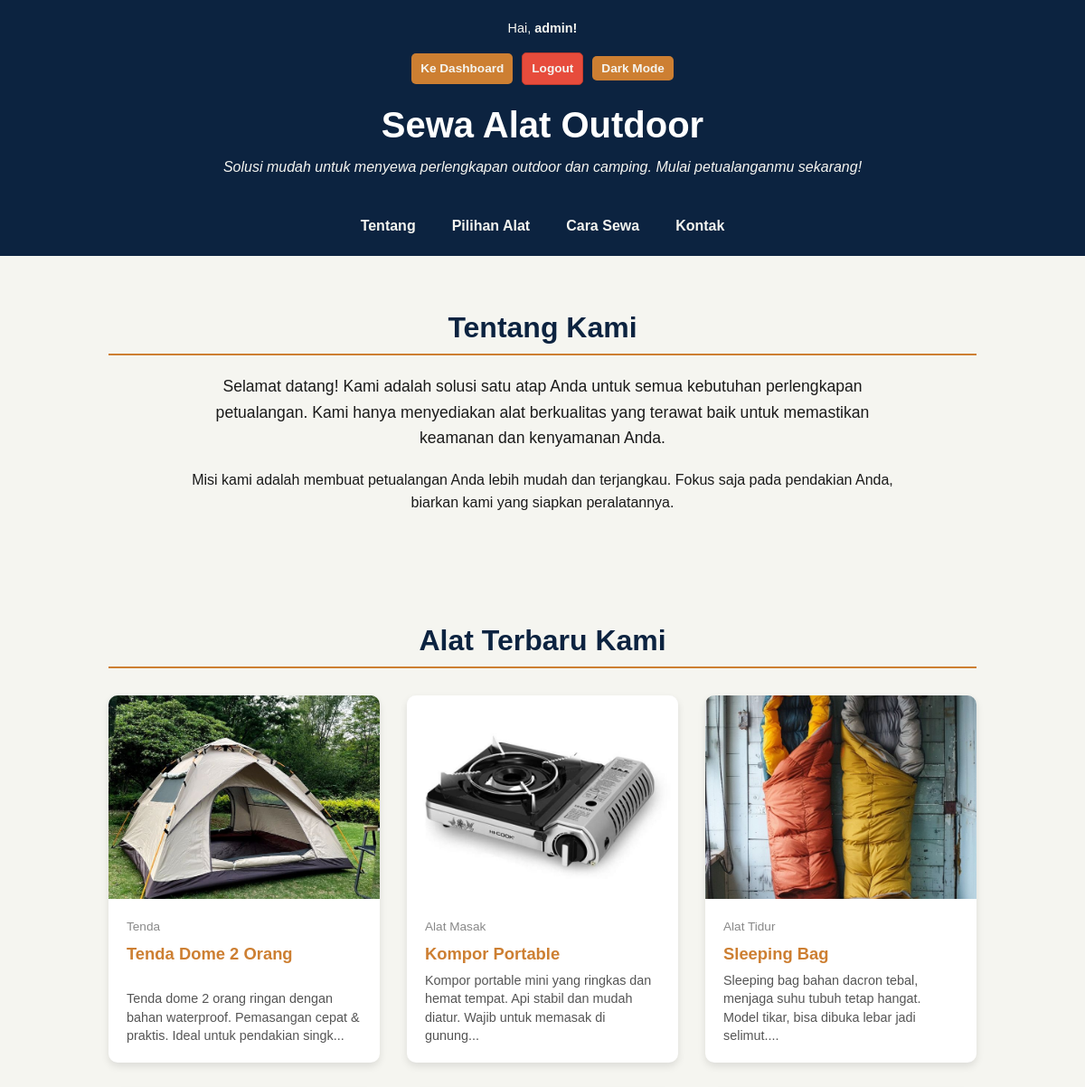
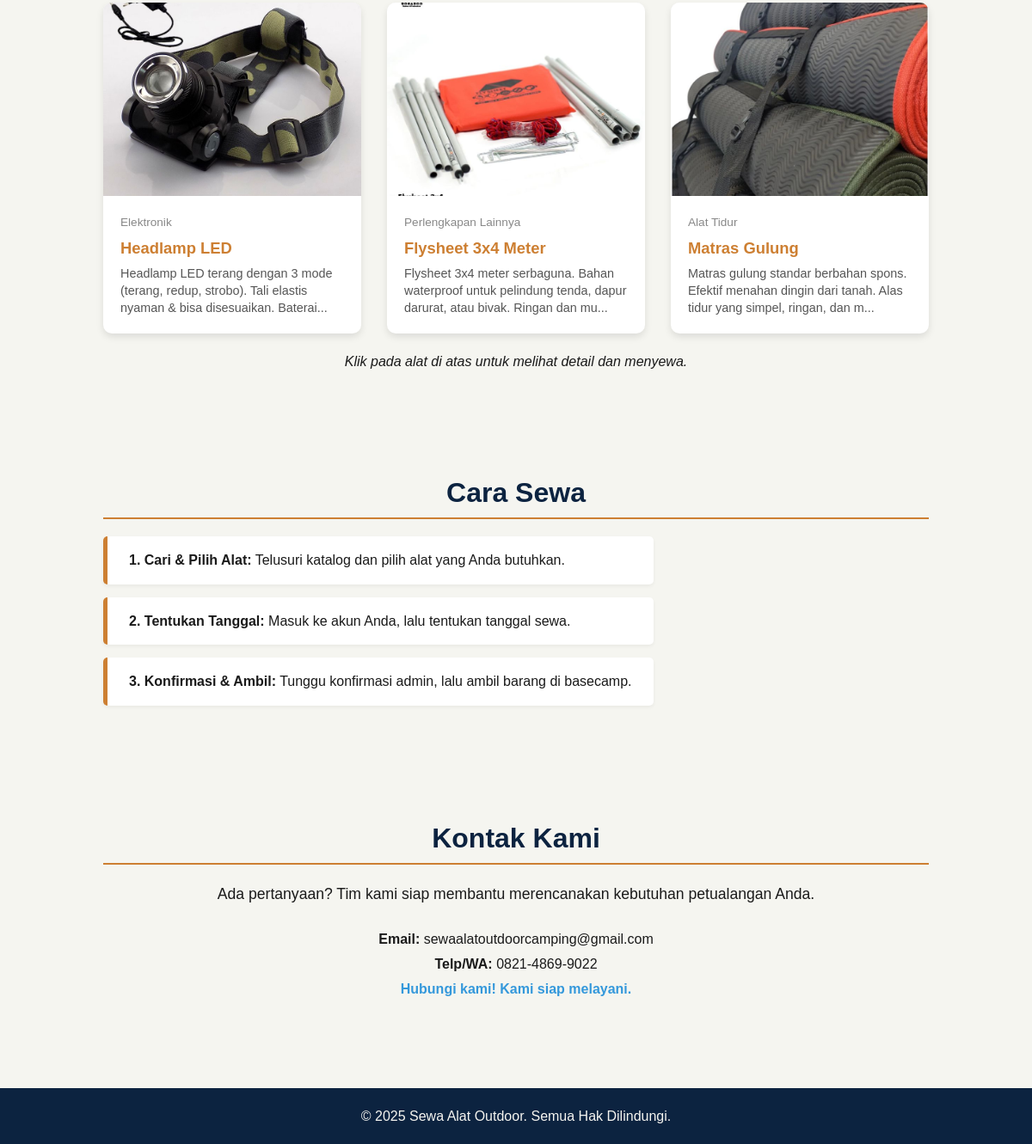
The page /user/catalog.php (signed in) on the database its author committed (2 pictures, top to bottom).
### tables this page shows
CREATE TABLE IF NOT EXISTS items (
  id INT AUTO_INCREMENT PRIMARY KEY,
  title VARCHAR(255) NOT NULL,
  id_kategori INT NULL DEFAULT NULL,
  description TEXT,
  image VARCHAR(255) NULL DEFAULT NULL,
  created_at TIMESTAMP DEFAULT CURRENT_TIMESTAMP,
  updated_at TIMESTAMP DEFAULT CURRENT_TIMESTAMP ON UPDATE CURRENT_TIMESTAMP,
  
  CONSTRAINT fk_items_categories
    FOREIGN KEY (id_kategori)
    REFERENCES categories(id_kategori)
    ON DELETE SET NULL
    ON UPDATE CASCADE
);

CREATE TABLE IF NOT EXISTS categories (
  id_kategori INT AUTO_INCREMENT PRIMARY KEY,
  nama_kategori VARCHAR(100) NOT NULL UNIQUE
);

### user/catalog.php (the view, shortened to what this page needs)
<?php
require '../config/config.php';
try {
    $stmt = $pdo->query("
        SELECT items.*, categories.nama_kategori
        FROM items
        LEFT JOIN categories ON items.id_kategori = categories.id_kategori
        ORDER BY items.created_at DESC
        LIMIT 6
    ");
    $items = $stmt->fetchAll();
} catch (PDOException $e) {
    $items = [];
    $error_db = "Gagal memuat data alat.";
}
?>
<!doctype html>
<html lang="id">
<head>
    <link rel="stylesheet" href="../public/css/style.css">
    </head>
    <body>
    <header class="header">
        <div class="container header-container">
        <div class="header-controls">
            <?php if (isset($_SESSION['user_id'])): ?>
                <span class="welcome-user">
                    Hai, <b><?php echo htmlspecialchars($_SESSION['username']); ?>!</b>
                </span>
                <?php if ($_SESSION['role'] == 'admin'): ?>
                    <a href="../admin/dashboard.php" class="login-link-header">Ke Dashboard</a>
                <?php endif; ?>
                <a href="../auth/logout.php" class="login-link-header logout">Logout</a>
            <?php else: ?>
                <a href="../auth/register.php" class="login-link-header"><b>Register</b></a>
                <a href="../auth/login.php" class="login-link-header"><b>Login</b></a>
            <?php endif; ?>
            <button class="dark-mode-toggle" id="darkModeToggle">Dark Mode</button>
        </div>
        <h1 class="logo">Sewa Alat Outdoor</h1>
        <p class="tagline">Perlengkapan lengkap untuk petualangan Anda. Mudah & Terpercaya.</p>
        <nav class="navigation">
            <ul class="nav-list">
            <li class="nav-item"><a href="#about" class="nav-link">Tentang</a></li>
            <li class="nav-item"><a href="#services" class="nav-link">Pilihan Alat</a></li>
            <li class="nav-item"><a href="#how" class="nav-link">Cara Sewa</a></li>
            <li class="nav-item"><a href="#contact" class="nav-link">Kontak</a></li>
            </ul>
        </nav>
        </div>
    </header>
    <main>
        <section id="about" class="section">
        <div class="container">
            <h2 class="section-title">Tentang Kami</h2>
            <p style="font-size: 1.1em; max-width: 800px; margin: 0 auto 20px auto;">
                Selamat datang! Kami adalah solusi satu atap Anda untuk semua kebutuhan perlengkapan petualangan.
                Kami hanya menyediakan alat berkualitas yang terawat baik untuk memastikan keamanan dan kenyamanan Anda.
            </p>
            <p style="max-width: 800px; margin: 0 auto;">
                Misi kami adalah membuat petualangan Anda lebih mudah dan terjangkau.
                Fokus saja pada pendakian Anda, biarkan kami yang siapkan peralatannya.
            </p>
        </div>
        </section>
        <section id="services" class="section">
        <div class="container">
            <h2 class="section-title">Alat Terbaru Kami</h2>
            <?php if (isset($error_db)): ?>
                <p style="text-align: center; color: red;"><?php echo $error_db; ?></p>
            <?php elseif (empty($items)): ?>
                <p style="text-align: center;">Belum ada alat yang tersedia untuk disewa.</p>
            <?php else: ?>
                <div class="product-card-grid">
                    <?php foreach ($items as $item): ?>
                    <a href="detail.php?id=<?php echo $item['id']; ?>" class="card product-card service-card">
                        <?php
                        $image_path = UPLOAD_DIR . htmlspecialchars($item['image'] ?? '');
                        if (!empty($item['image']) && file_exists($image_path)):
                        ?>
                            <img src="<?php echo $image_path; ?>" alt="<?php echo htmlspecialchars($item['title']); ?>" class="product-card-img">
                        <?php else: ?>
                            <div class="product-card-img-placeholder">
                                <span>Tidak Ada Gambar</span>
                            </div>
                        <?php endif; ?>
                        <div class="product-card-body">
                            <span class="product-card-category"><?php echo htmlspecialchars($item['nama_kategori'] ?? 'N/A'); ?></span>
                            <h3 class="card-title"><?php echo htmlspecialchars($item['title']); ?></h3>
                            <p class="card-description">
                                <?php
                                $desc = htmlspecialchars($item['description'] ?? '');
                                if (strlen($desc) > 110) {
                                    echo substr($desc, 0, 110) . '...';
                                } else {
                                    echo $desc ?: 'Klik untuk detail...';
                                }
                                ?>
                            </p>
                        </div>
                    </a>
                    <?php endforeach; ?>
                </div>
            <?php endif; ?>
        </div>
        </section>
        <section id="how" class="section">
        <div class="container">
            <h2 class="section-title">Cara Sewa</h2>
            <ol class="how-list">
            <li class="how-item"><b>1. Cari & Pilih Alat:</b> Telusuri katalog dan pilih alat yang Anda butuhkan.</li>
            <li class="how-item"><b>2. Tentukan Tanggal:</b> Masuk ke akun Anda, lalu tentukan tanggal sewa.</li>
            <li class="how-item"><b>3. Konfirmasi & Ambil:</b> Tunggu konfirmasi admin, lalu ambil barang di basecamp.</li>
            </ol>
        </div>
        </section>
        <section id="contact" class="section">
        <div class="container">
            <h2 class="section-title">Kontak Kami</h2>
            <p style="font-size: 1.1em; margin-bottom: 25px;">
                Ada pertanyaan? Tim kami siap membantu merencanakan kebutuhan petualangan Anda.
            </p>
            <address class="contact-address" style="font-style: normal; line-height: 1.8;">
                <p><b>Email:</b> sewaalatoutdoorcamping@gmail.com</p>
                <p><b>Telp/WA:</b> 0821-4869-9022</p>
                <p id="contact-status"></p>
            </address>
        </div>
        </section>
    </main>
    <footer class="footer">
        <div class="container">
        <p>&copy; <?php echo date('Y'); ?> Sewa Alat Outdoor. Semua Hak Dilindungi.</p>
        </div>
    </footer>
</body>
</html>

### public/css/style.css (style rules this page uses)
* { margin: 0; padding: 0; box-sizing: border-box; }
html, body { overflow-x: hidden; width: 100%; }
:root { --primary-color: #0C2340; --secondary-color: #CD7F32; --tertiary-color: #5D4037; --light-color: #F5F5F0; --text-color: #1A1A1A; --dm-primary-color: #050A12; --dm-secondary-color: #CD7F32; --dm-light-color: #0C2340; --dm-text-color: #EDE4D9; --dm-card-bg: #1E3A4A; }
body { font-family: sans-serif; line-height: 1.6; background-color: var(--light-color); color: var(--text-color); transition: background-color 0.3s ease, color 0.3s ease; }
.container { max-width: 1000px; margin: 0 auto; padding: 0 20px; width: 100%; }
h1, h2, h3 { color: var(--primary-color); line-height: 1.2; }
.section { padding: 60px 0; }
.section-title { font-size: 2em; border-bottom: 2px solid var(--secondary-color); padding-bottom: 10px; margin-bottom: 20px; text-align: center; }
.header { background-color: var(--primary-color); color: var(--light-color); padding: 20px 0; text-align: center; position: relative; }
.header-container { position: relative; display: flex; flex-direction: column; align-items: center; }
.logo { color: #fff; font-size: 2.5rem; margin: 0; }
.tagline { margin: 10px 0 20px; font-style: italic; }
.navigation { margin-top: 20px; width: 100%; }
.nav-list { list-style: none; padding: 0; margin: 0; display: flex; justify-content: center; gap: 10px 20px; flex-wrap: wrap; }
.nav-link { color: var(--light-color); font-weight: bold; padding: 5px 10px; border-radius: 5px; transition: background-color 0.3s ease; text-decoration: none; white-space: nowrap; }
.footer { background-color: var(--primary-color); color: var(--light-color); text-align: center; padding: 20px 0; margin-top: 40px; }
.header-controls { position: relative; order: -1; display: flex; flex-wrap: wrap; justify-content: center; align-items: center; gap: 10px; width: 100%; margin-bottom: 20px; padding: 0 10px; }
.login-link-header, .dark-mode-toggle { background-color: var(--secondary-color); color: var(--light-color); border: none; padding: 6px 10px; border-radius: 5px; cursor: pointer; font-weight: bold; transition: background-color 0.3s ease; text-decoration: none; font-size: 0.85em; display: inline-block; white-space: nowrap; }
.header-controls .login-link-header.logout { background-color: #e74c3c; border: 1px solid #c0392b; }
.header-controls .welcome-user { color: var(--light-color); font-size: 0.9em; white-space: nowrap; flex-basis: 100%; text-align: center; order: -1; margin-bottom: 5px; }
.card { background-color: #fff; border-radius: 10px; box-shadow: 0 4px 8px rgba(0, 0, 0, 0.1); padding: 25px; transition: transform 0.3s ease, box-shadow 0.3s ease; text-align: center; cursor: pointer; }
.card-title { color: var(--secondary-color); font-size: 1.5em; margin-top: 0; }
.how-list { list-style: none; padding: 0; }
.how-item { background-color: #fff; padding: 15px 25px; margin-bottom: 15px; border-left: 5px solid var(--secondary-color); border-radius: 5px; box-shadow: 0 2px 4px rgba(0, 0, 0, 0.05); }
.product-card-grid { display: grid; grid-template-columns: repeat(auto-fit, minmax(280px, 1fr)); gap: 30px; margin-top: 30px; }
.product-card { text-decoration: none; color: inherit; padding: 0; display: flex; flex-direction: column; height: 100%; text-align: left; overflow: hidden; background-color: #fff; border-radius: 10px; box-shadow: 0 4px 8px rgba(0, 0, 0, 0.1); transition: transform 0.3s ease, box-shadow 0.3s ease; }
.product-card-img { width: 100%; aspect-ratio: 4 / 3; object-fit: cover; background-color: #f0f0f0; }
.product-card-body { padding: 20px; flex-grow: 1; display: flex; flex-direction: column; }
.product-card .product-card-category { font-size: 0.85em; color: #888; margin-bottom: 8px; }
.product-card .card-title { font-size: 1.15em; color: var(--secondary-color); margin-bottom: 8px; }
.product-card .card-description { font-size: 0.9em; color: #555; line-height: 1.4; margin-top: auto; }
#about .container { text-align: center; }
#contact .container { text-align: center; }
#how .how-list { text-align: left; display: inline-block; margin: 0 auto; }

### rows shown on the page
items: image (picture), id_kategori.nama_kategori "Tenda", title "Tenda Dome 2 Orang", description "Tenda dome 2 orang ringan dengan bahan waterproof. Pemasangan cepat & praktis. Ideal untuk pendakian singk"
items: image (picture), id_kategori.nama_kategori "Alat Masak", title "Kompor Portable", description "Kompor portable mini yang ringkas dan hemat tempat. Api stabil dan mudah diatur. Wajib untuk memasak di gunung"
items: image (picture), id_kategori.nama_kategori "Alat Tidur", title "Sleeping Bag", description "Sleeping bag bahan dacron tebal, menjaga suhu tubuh tetap hangat. Model tikar, bisa dibuka lebar jadi selimut."
items: image (picture), id_kategori.nama_kategori "Elektronik", title "Headlamp LED", description "Headlamp LED terang dengan 3 mode (terang, redup, strobo). Tali elastis nyaman & bisa disesuaikan. Baterai"
items: image (picture), id_kategori.nama_kategori "Perlengkapan Lainnya", title "Flysheet 3x4 Meter", description "Flysheet 3x4 meter serbaguna. Bahan waterproof untuk pelindung tenda, dapur darurat, atau bivak. Ringan dan mu"
items: image (picture), id_kategori.nama_kategori "Alat Tidur", title "Matras Gulung", description "Matras gulung standar berbahan spons. Efektif menahan dingin dari tanah. Alas tidur yang simpel, ringan, dan m"

### other values the page prints
$_SESSION['username'] "admin"
